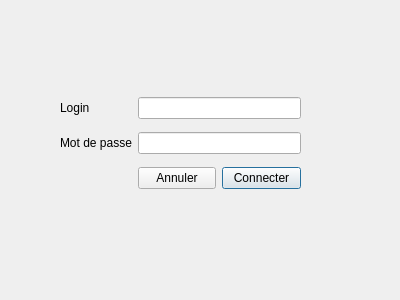
<?xml version="1.0" encoding="UTF-8"?>
<ui version="4.0">
 <class>Dialog</class>
 <widget class="QDialog" name="Dialog">
  <property name="geometry">
   <rect>
    <x>0</x>
    <y>0</y>
    <width>400</width>
    <height>300</height>
   </rect>
  </property>
  <property name="windowTitle">
   <string>Dialog</string>
  </property>
  <widget class="QWidget" name="gridLayoutWidget">
   <property name="geometry">
    <rect>
     <x>60</x>
     <y>90</y>
     <width>241</width>
     <height>106</height>
    </rect>
   </property>
   <layout class="QGridLayout" name="gdlDialog">
    <item row="1" column="1" colspan="2">
     <widget class="QLineEdit" name="leMotDePasse">
      <property name="focusPolicy">
       <enum>Qt::StrongFocus</enum>
      </property>
      <property name="cursorPosition">
       <number>0</number>
      </property>
     </widget>
    </item>
    <item row="0" column="1" colspan="2">
     <widget class="QLineEdit" name="leLogin">
      <property name="focusPolicy">
       <enum>Qt::StrongFocus</enum>
      </property>
     </widget>
    </item>
    <item row="0" column="0">
     <widget class="QLabel" name="lblLogin">
      <property name="text">
       <string>Login</string>
      </property>
     </widget>
    </item>
    <item row="1" column="0">
     <widget class="QLabel" name="lblMotDePasse">
      <property name="text">
       <string>Mot de passe</string>
      </property>
     </widget>
    </item>
    <item row="3" column="2">
     <widget class="QPushButton" name="btnConnecter">
      <property name="text">
       <string>Connecter</string>
      </property>
     </widget>
    </item>
    <item row="3" column="1">
     <widget class="QPushButton" name="btnAnnuler">
      <property name="text">
       <string>Annuler</string>
      </property>
     </widget>
    </item>
   </layout>
  </widget>
 </widget>
 <tabstops>
  <tabstop>leLogin</tabstop>
  <tabstop>leMotDePasse</tabstop>
  <tabstop>btnConnecter</tabstop>
  <tabstop>btnAnnuler</tabstop>
 </tabstops>
 <resources/>
 <connections/>
</ui>
